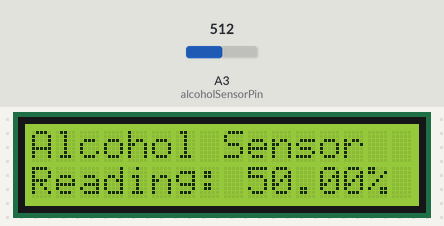
A sketch run on a simulated Arduino Uno, built with avr-gcc and run on an emulated ATmega328P. Shown: 16×2 character LCD. The test bench sets the inputs (shaded band); at power-on: A3 (alcoholSensorPin) = 512. What the sketch prints to the serial monitor is not drawn.

Above: at 6.2 s.
6.3 s: A3 (alcoholSensorPin) set to 716
At 7.4 s:
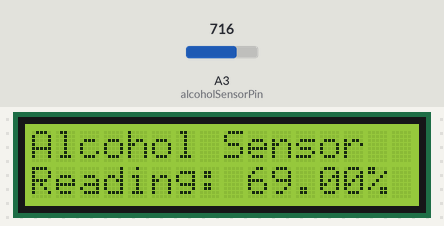
8.5 s: A3 (alcoholSensorPin) set to 900
At 9.4 s:
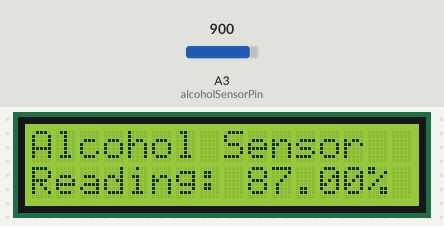
10.6 s: A3 (alcoholSensorPin) set to 1023
At 11.5 s:
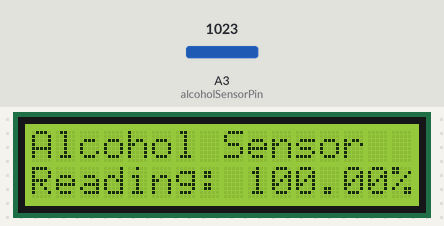
Timing chart, 0 to 13.6 s (numbered marks = the images above; inputs shaded):
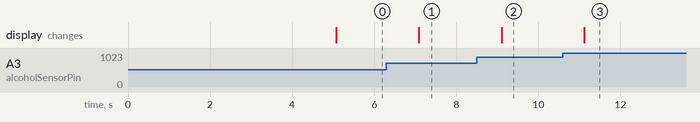

The sketch:

13_Analog_Sensor_LCD.ino
```cpp
/*
 * for LCD interfacing use myLCD.h file
 */
#include "myLCD.h"

int alcoholSensorPin = A3;

void setup() {
  // Initialize the LCD
  lcd.begin(16, 2);
  lcd.clear();

  lcd.setCursor(0, 0);
  lcd.print("     BESTIN");

  lcd.setCursor(0, 1);
  lcd.print("   AUTOMATION");

  delay(5000);
  lcd.clear();

  // Initialize the serial communication
  Serial.begin(9600);
}

void loop() {
  // Read the analog value from the alcohol sensor
  int sensorValue = analogRead(alcoholSensorPin);

  // Convert the sensor reading to a percentage
  float percentage = map(sensorValue, 0, 1023, 0, 100);

  // Display the percentage on the LCD
  lcd.clear();
  lcd.setCursor(0, 0);
  lcd.print("Alcohol Sensor");
  lcd.setCursor(0, 1);
  lcd.print("Reading: " + String(percentage, 2) + "%");

  // Print the percentage to the Serial Monitor for debugging
  Serial.print("Alcohol Percentage: ");
  Serial.print(percentage);
  Serial.println("%");

  delay(1000);  // Update the display every 1 second
}
```

myLCD.h
```cpp
#include<LiquidCrystal.h>

const int rs = 5, en = 3, d4 = 2, d5 = 16, d6 = 15, d7 = 14;
LiquidCrystal lcd(rs, en, d4, d5, d6, d7);
```

Measured:
- after the input at 6.3 s, the display: changes after 0.79 s (image 1)
- after the input at 8.5 s, the display: changes after 0.61 s (image 2)
- after the input at 10.6 s, the display: changes after 0.52 s (image 3)
